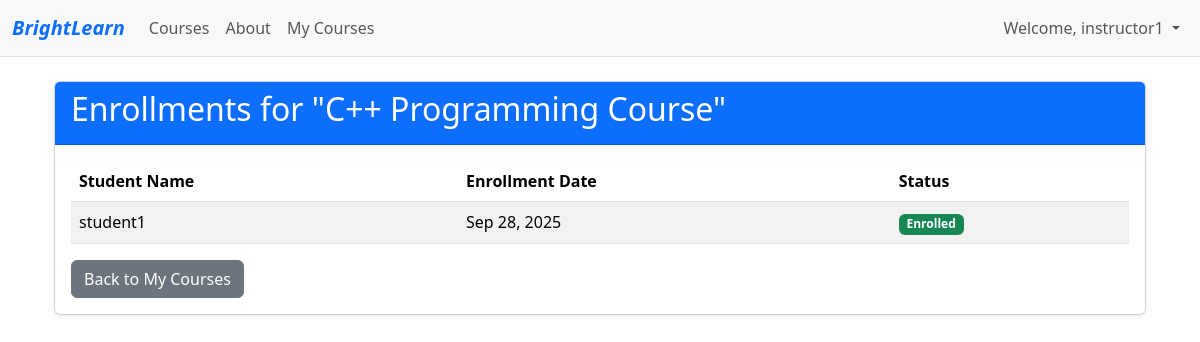
The page /courses/1/enrollments/ (signed in) on the database its author committed.
### accounts/models.py (models this page shows, shortened)
class User(AbstractUser):
    name = models.CharField(max_length=70, default='name')
    contact = models.CharField(max_length=13)
    user_type = models.CharField(
        max_length=1,
        choices=(
            ('I', "Instructor"),
            ('S', "Student"),
        ),
    )

### courses/models.py (models this page shows, shortened)
class Course(models.Model):
    instructor = models.ForeignKey(User, on_delete=models.CASCADE)
    title = models.CharField(max_length=200)
    description = models.TextField()
    category = models.CharField(max_length=100)
    price = models.DecimalField(max_digits=10, decimal_places=2)
    start_date = models.DateField()
    end_date = models.DateField()
    created_at = models.DateTimeField(auto_now_add=True)
    image = models.ImageField(upload_to='course_images/', blank=True, null=True)

class Enrollment(models.Model):
    STATUS_CHOICES = (
        ('pending', 'Pending'),
        ('enrolled', 'Enrolled'),
    )
    course = models.ForeignKey(Course, on_delete=models.CASCADE, related_name='enrollments')
    student = models.ForeignKey(User, on_delete=models.CASCADE)
    enrollment_date = models.DateTimeField(auto_now_add=True)
    status = models.CharField(max_length=20, choices=STATUS_CHOICES, default='enrolled')
    notes = models.TextField(blank=True,null=True)
    class Meta:
        unique_together = ('course', 'student')

### courses/views.py (the view)
# urls.py: path('<int:course_id>/enrollments/', views.view_enrollments, name='view_enrollments'),
@login_required
def view_enrollments(request, course_id):
    if not is_instructor(request.user):
        messages.error(request, "Only instructors can view enrollments.")
        return redirect('home')
    course = get_object_or_404(Course, id=course_id, instructor=request.user)
    enrollments = Enrollment.objects.filter(course=course)
    context = {'course': course, 'enrollments': enrollments}
    return render(request, 'courses/view_enrollments.html', context)

### courses/views.py (called while the page is built)
def is_instructor(user):
    return user.is_authenticated and user.user_type == 'I'

### courses/templates/courses/view_enrollments.html
{% extends 'base.html' %}
{% block main %}
<div class="container mt-4">
  <div class="card shadow-sm">
    <div class="card-header bg-primary text-white">
      <h2>Enrollments for "{{ course.title }}"</h2>
    </div>
    <div class="card-body">
      {% if enrollments %}
        <div class="table-responsive">
          <table class="table table-striped">
            <thead>
              <tr>
                <th>Student Name</th>
                <th>Enrollment Date</th>
                <th>Status</th>
              </tr>
            </thead>
            <tbody>
              {% for enrollment in enrollments %}
              <tr>
                <td>{{ enrollment.student.username }}</td>
                <td>{{ enrollment.enrollment_date|date:"M d, Y" }}</td>
                <td>
                  {% if enrollment.status == 'enrolled' %}
                    <span class="badge bg-success">Enrolled</span>
                  {% else %}
                    <span class="badge bg-warning">Pending</span>
                  {% endif %}
                </td>
              </tr>
              {% endfor %}
            </tbody>
          </table>
        </div>
      {% else %}
        <p class="text-center">No enrollments yet.</p>
      {% endif %}
      <a href="{% url 'my_courses' %}" class="btn btn-secondary">Back to My Courses</a>
    </div>
  </div>
</div>
{% endblock %}

### templates/base.html (shortened to what this page needs)
{% load static %}
<!doctype html>
<html lang="en">
<head>
    <link href="https://cdn.jsdelivr.net/npm/bootstrap@5.3.2/dist/css/bootstrap.min.css" rel="stylesheet"
 />
    <link href="{% static 'css/style.css' %}" rel="stylesheet" />
</head>
<body>
    <header>
        <nav class="navbar navbar-expand-lg navbar-light bg-light border-bottom">
            <div class="container-fluid">
                <a class="navbar-brand fw-bolder fst-italic text-primary" href="{% url 'home' %}">BrightLearn</a>
                <div class="collapse navbar-collapse" id="collapsibleNavId">
                    <ul class="navbar-nav me-auto mb-2 mb-lg-0">
                        <li class="nav-item">
                            <a class="nav-link" href="{% url 'course_list' %}">Courses</a>
                        </li>
                        <li class="nav-item">
                            <a class="nav-link" href="{% url 'about_us' %}">About</a>
                        </li>
                        {% if request.user.is_authenticated %}
                        {% if request.user.user_type == 'I' %}
                        <li class="nav-item">
                            <a class="nav-link" href="{% url 'my_courses' %}">My Courses</a>
                        </li>
                        {% endif %}
                        {% endif %}
                    </ul>
                    <div class="navbar-nav ms-auto">
                        {% if request.user.is_authenticated %}
                        <li class="nav-item dropdown">
                            <a class="nav-link dropdown-toggle" href="#" id="navbarDropdown" role="button"
                                data-bs-toggle="dropdown" aria-expanded="false">
                                Welcome, {{ request.user.username }}
                            </a>
                        </li>
                        {% else %}
                        <a class="btn btn-outline-primary me-2" href="{% url 'login' %}">Login</a>
                        <a class="btn btn-primary" href="{% url 'register' %}">Register</a>
                        {% endif %}
                    </div>
                </div>
            </div>
        </nav>
    </header>
    <main class="container">
        {% block main %}
        {% endblock main %}
    </main>
</body>
</html>

### rows shown on the page
User: user.username "instructor1"
Course: title "C++ Programming Course"
Enrollment: student.username "student1", enrollment_date "Sep 28, 2025", status "Enrolled"
